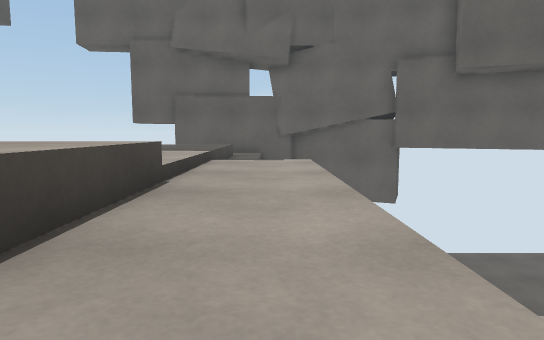
View 1 (above)

24 first-person views from a walk through a Unity game level. The camera is 1.2 m above the floor, tilts 6° down and sees 75° across. The floor is counted in squares, 1 m on a side. Each view is taken from the middle of a square. On the plan, view 1 faces up. The plan holds only what a view shows up to about 14 squares ahead; the rest is blank. The place goes on beyond the plan. The player is left out.

View 2
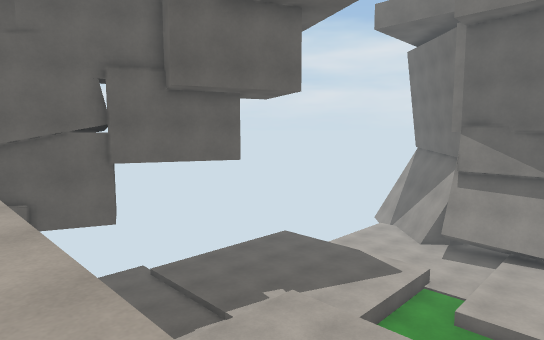

View 3
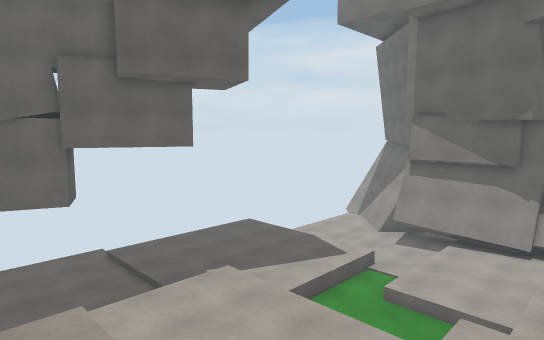

View 4
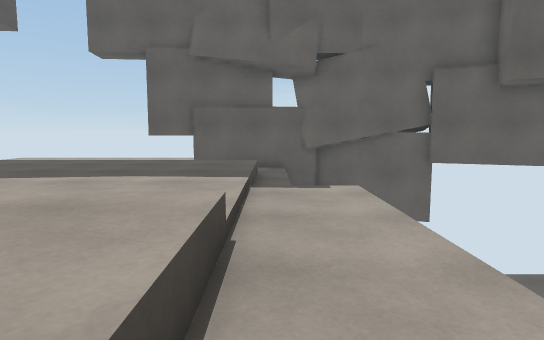

View 5
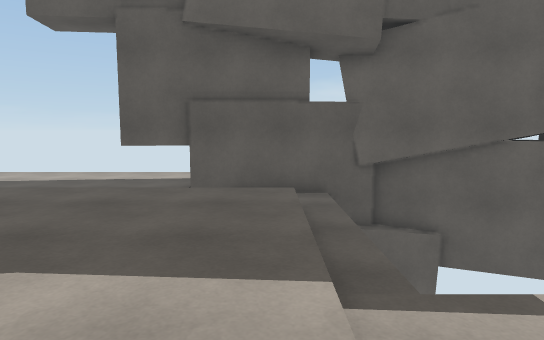

View 6
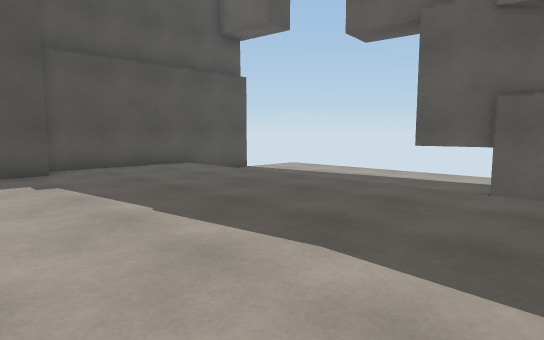

View 7
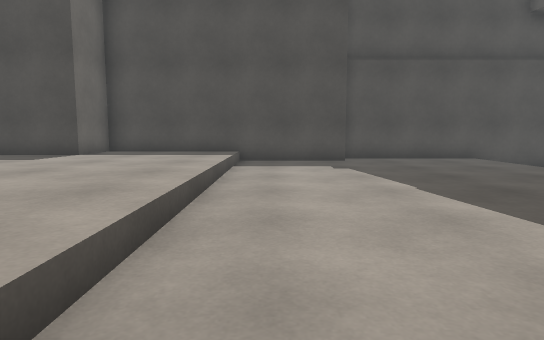

View 8
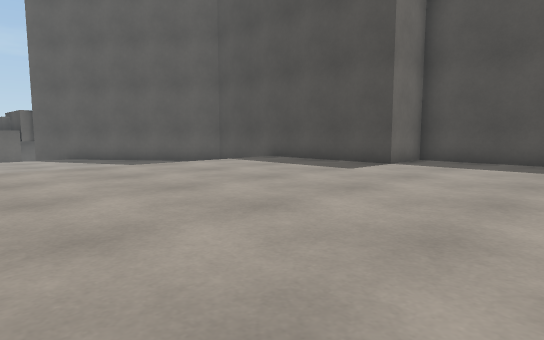

View 9
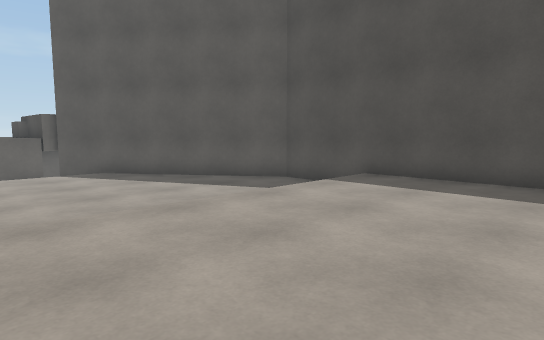

View 10
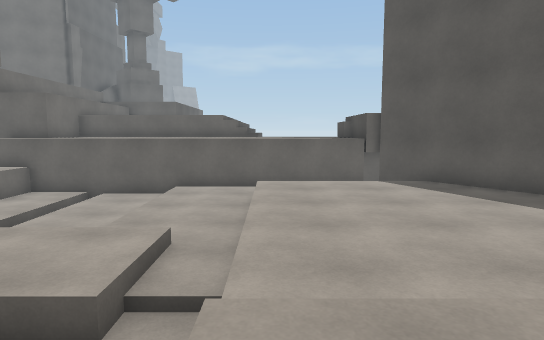

View 11
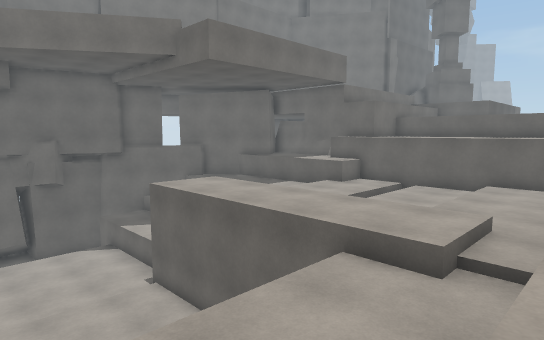

View 12
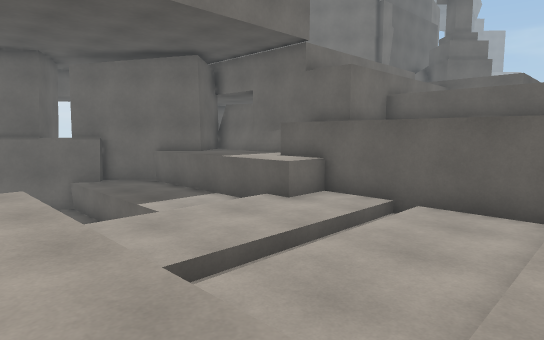

View 13
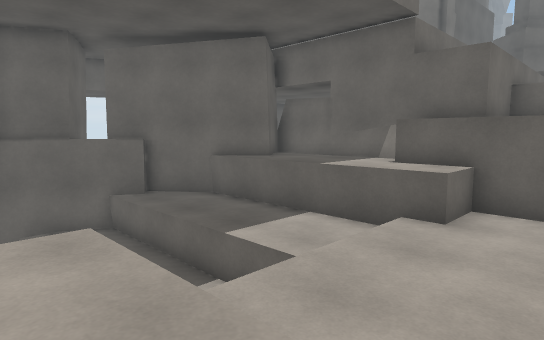

View 14
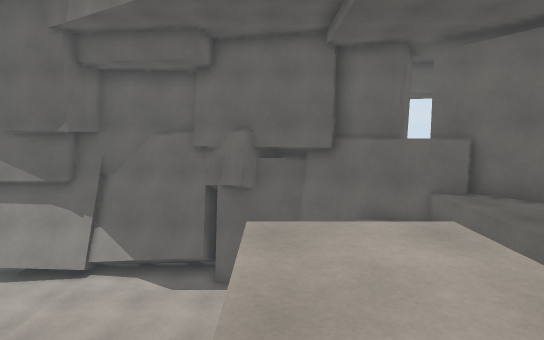

View 15
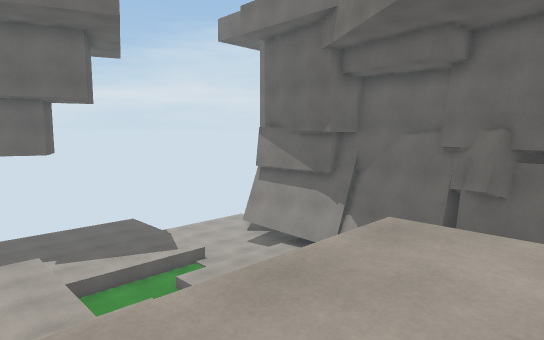

View 16
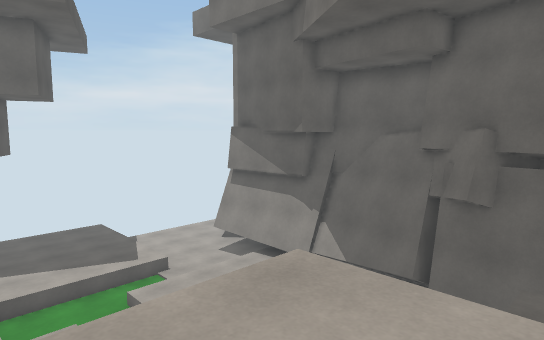

View 17
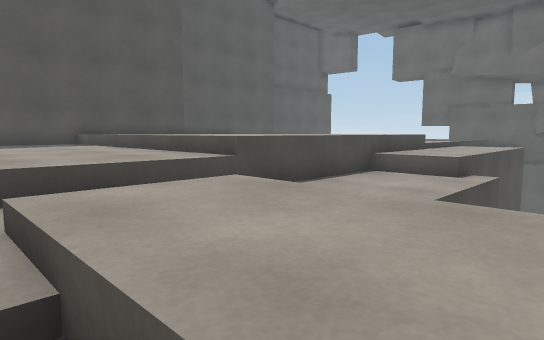

View 18
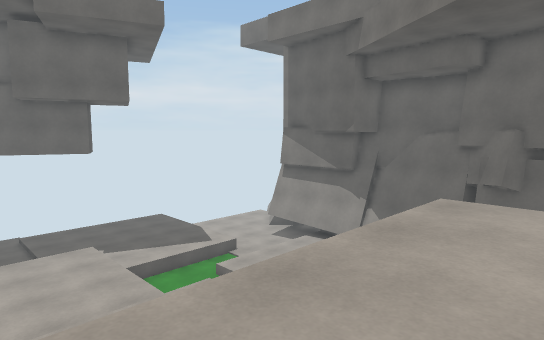

View 19
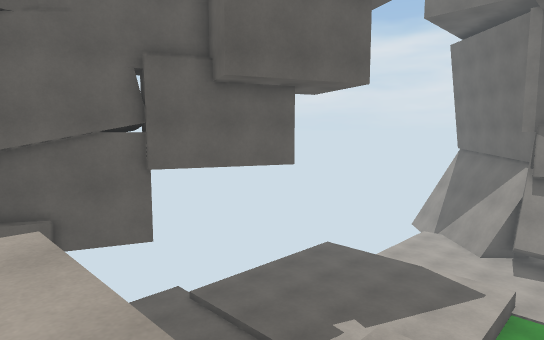

View 20
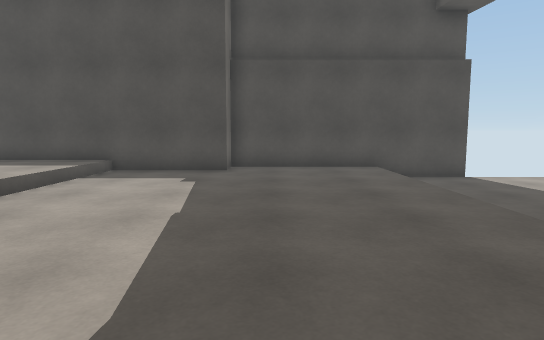

View 21
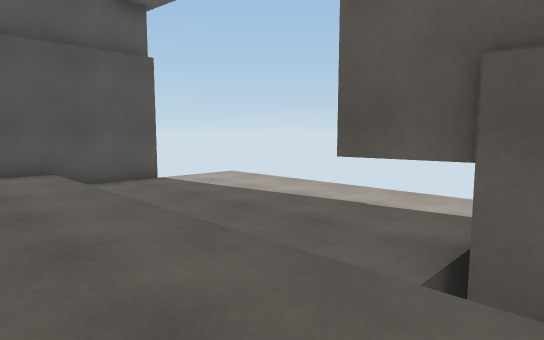

View 22
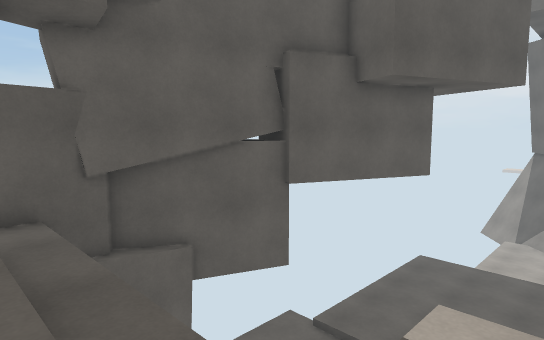

View 23
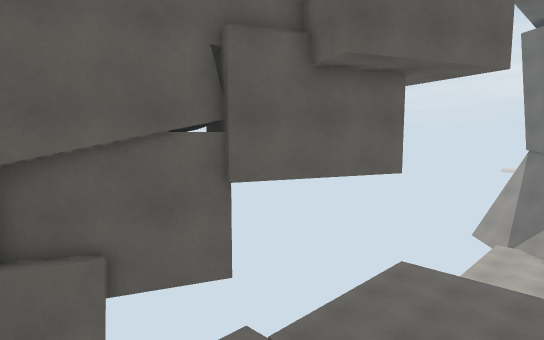

View 24
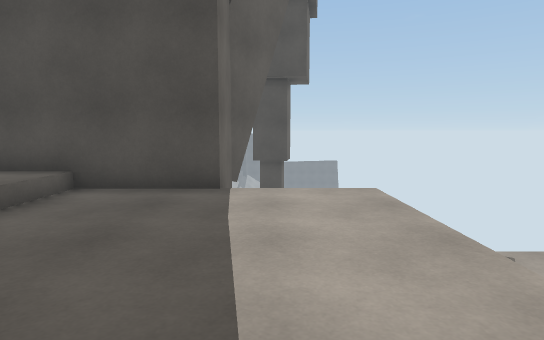

### Floor plan
Key: @ floor where view 1 was taken; # wall or solid block; . main floor; : floor 0.25 m higher than the main floor; - floor 0.25 m lower than the main floor; _ floor 0.5 m lower than the main floor; < floor 0.75 m lower than the main floor; ( floor 1 m lower than the main floor; / step, stairs or slope; ^ raised ledge; v drop or lower ground; T thing the floor can be seen under or through.
Columns run from 17 left of view 1 to 19 right of it. Each row starts with its distance up from view 1.
 20   v__________
 19   v__________
 18   v__________
 17 ###_________
 16   #________TTT ####^^ ##
 15   #__________vv__vvv^###   vvv
 14   #__________vv__   vvv###  vvv
 13   #............._   vvvvv###vvvv
 12   #............._  vvvvvvvvvvvvvv
 11   #............._  vvvvvvvvvvvvvv
 10   #............._    vvvvvvvvvvvvvv
  9   #............./vv    vvvvvvvvv
  8   ##............--v  vvvvvvvvvvvv
  7    #............--v  vvvvvvvvvvvvv
  6    #............--v  vvvvvvvvvvvvvv
  5    #////////////--v  vvvvvvvvvvvv  v^
  4    #::::::::::::--v  vvvvv vvvvvvvvv#
  3    #::::::::::::--v  vvvvv vvvvvvvvv
  2    #::::::::::::--vv vvvvv  vvvvvvvv
  1    #::::::::::::///v  vvvvv  vvvvvvv
  0    ###::::::::::<@<v      vvvvvvvv v
 -1      #::::::::::<<<v      vvv vvvv vv
 -2      #::::::::::<<<v     vvvvvvvvv vv
 -3      #::::::::::<<<v    vvvvvvvvvv vv
 -4      #::::::::::<<<v    vvvvvvvvvv v#
 -5      #..........<<<v    vvvvvvvvv  v#
 -6      #..........</---------vv    vvv#
 -7      #.........._/---------v     vvv#
 -8      ##........._/---------v       v#
 -9       #.........___<<</<<<        v##
-10       ##........___<<</<<<        v#
-11        ##.......___<<</<</vvvvvvvv##
-12         ##......___<<</<</((((((((#
-13          #......___<<</<</(((((((##
-14          ##________<<</<<^^^^^^^##
-15           ##    ___<<</<<^^^^^^^
-16            v^^^^^^^########^^^^^
-17                            ######

Positions as (right, up) in squares from view 1, and headings:
1: (0, 0), facing up
2: (0, 1), facing up-right
3: (1, -1), facing up-right
4: (-1, 1), facing up
5: (-2, 6), facing up
6: (-2, 6), facing up-left
7: (-1, 6), facing left
8: (-2, 5), facing down-left
9: (-2, 1), facing down-left
10: (-2, -2), facing down
11: (-2, 0), facing down-right
12: (1, -7), facing down-right
13: (5, -7), facing down-right
14: (5, -6), facing right
15: (5, -8), facing up-right
16: (7, -8), facing up-right
17: (4, -9), facing up-left
18: (3, -8), facing up-right
19: (0, 4), facing up-right
20: (-2, 10), facing left
21: (-3, 11), facing up-left
22: (-2, 8), facing up-right
23: (0, 8), facing up-right
24: (-7, 18), facing left
